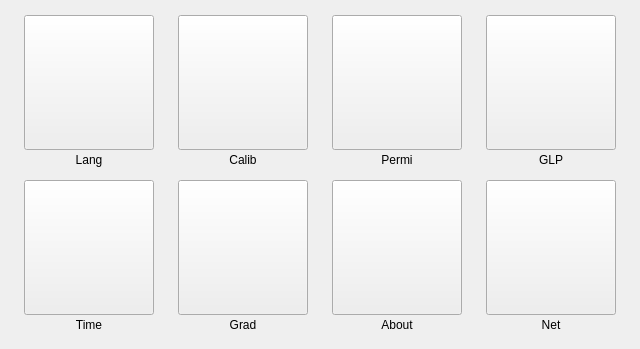
<?xml version="1.0" encoding="UTF-8"?>
<ui version="4.0">
 <class>SetupPageClass</class>
 <widget class="QWidget" name="SetupPageClass">
  <property name="geometry">
   <rect>
    <x>0</x>
    <y>0</y>
    <width>640</width>
    <height>349</height>
   </rect>
  </property>
  <property name="windowTitle">
   <string>Form</string>
  </property>
  <layout class="QGridLayout" name="gridLayout" rowstretch="15,154,11,154,15" columnstretch="24,130,24,130,24,130,24,130,24,0">
   <property name="margin">
    <number>0</number>
   </property>
   <property name="spacing">
    <number>0</number>
   </property>
   <item row="1" column="2">
    <spacer name="horizontalSpacer_3">
     <property name="orientation">
      <enum>Qt::Horizontal</enum>
     </property>
     <property name="sizeHint" stdset="0">
      <size>
       <width>12</width>
       <height>20</height>
      </size>
     </property>
    </spacer>
   </item>
   <item row="1" column="1">
    <layout class="QVBoxLayout" name="verticalLayout_8" stretch="130,18">
     <item>
      <widget class="BtnCtrl" name="globalBtn">
       <property name="sizePolicy">
        <sizepolicy hsizetype="Expanding" vsizetype="Expanding">
         <horstretch>0</horstretch>
         <verstretch>0</verstretch>
        </sizepolicy>
       </property>
       <property name="maximumSize">
        <size>
         <width>1000</width>
         <height>1000</height>
        </size>
       </property>
       <property name="styleSheet">
        <string notr="true"/>
       </property>
       <property name="text">
        <string/>
       </property>
      </widget>
     </item>
     <item>
      <widget class="QLabel" name="label">
       <property name="text">
        <string>Lang</string>
       </property>
       <property name="alignment">
        <set>Qt::AlignCenter</set>
       </property>
      </widget>
     </item>
    </layout>
   </item>
   <item row="0" column="1">
    <spacer name="verticalSpacer">
     <property name="orientation">
      <enum>Qt::Vertical</enum>
     </property>
     <property name="sizeHint" stdset="0">
      <size>
       <width>20</width>
       <height>8</height>
      </size>
     </property>
    </spacer>
   </item>
   <item row="1" column="0">
    <spacer name="horizontalSpacer">
     <property name="orientation">
      <enum>Qt::Horizontal</enum>
     </property>
     <property name="sizeHint" stdset="0">
      <size>
       <width>12</width>
       <height>20</height>
      </size>
     </property>
    </spacer>
   </item>
   <item row="1" column="5">
    <layout class="QVBoxLayout" name="verticalLayout_6" stretch="130,18">
     <item>
      <widget class="BtnCtrl" name="permitBtn">
       <property name="sizePolicy">
        <sizepolicy hsizetype="Expanding" vsizetype="Expanding">
         <horstretch>0</horstretch>
         <verstretch>0</verstretch>
        </sizepolicy>
       </property>
       <property name="maximumSize">
        <size>
         <width>1000</width>
         <height>1000</height>
        </size>
       </property>
       <property name="styleSheet">
        <string notr="true"/>
       </property>
       <property name="text">
        <string/>
       </property>
      </widget>
     </item>
     <item>
      <widget class="QLabel" name="label_5">
       <property name="text">
        <string>Permi</string>
       </property>
       <property name="alignment">
        <set>Qt::AlignCenter</set>
       </property>
      </widget>
     </item>
    </layout>
   </item>
   <item row="1" column="4">
    <spacer name="horizontalSpacer_4">
     <property name="orientation">
      <enum>Qt::Horizontal</enum>
     </property>
     <property name="sizeHint" stdset="0">
      <size>
       <width>12</width>
       <height>20</height>
      </size>
     </property>
    </spacer>
   </item>
   <item row="1" column="6">
    <spacer name="horizontalSpacer_5">
     <property name="orientation">
      <enum>Qt::Horizontal</enum>
     </property>
     <property name="sizeHint" stdset="0">
      <size>
       <width>12</width>
       <height>20</height>
      </size>
     </property>
    </spacer>
   </item>
   <item row="1" column="3">
    <layout class="QVBoxLayout" name="verticalLayout_7" stretch="130,18">
     <item>
      <widget class="BtnCtrl" name="calBtn">
       <property name="sizePolicy">
        <sizepolicy hsizetype="Expanding" vsizetype="Expanding">
         <horstretch>0</horstretch>
         <verstretch>0</verstretch>
        </sizepolicy>
       </property>
       <property name="maximumSize">
        <size>
         <width>1000</width>
         <height>1000</height>
        </size>
       </property>
       <property name="styleSheet">
        <string notr="true"/>
       </property>
       <property name="text">
        <string/>
       </property>
      </widget>
     </item>
     <item>
      <widget class="QLabel" name="label_3">
       <property name="text">
        <string>Calib</string>
       </property>
       <property name="alignment">
        <set>Qt::AlignCenter</set>
       </property>
      </widget>
     </item>
    </layout>
   </item>
   <item row="1" column="7">
    <layout class="QVBoxLayout" name="verticalLayout_5" stretch="130,18">
     <item>
      <widget class="BtnCtrl" name="glpBtn">
       <property name="sizePolicy">
        <sizepolicy hsizetype="Expanding" vsizetype="Expanding">
         <horstretch>1</horstretch>
         <verstretch>1</verstretch>
        </sizepolicy>
       </property>
       <property name="maximumSize">
        <size>
         <width>1000</width>
         <height>1000</height>
        </size>
       </property>
       <property name="styleSheet">
        <string notr="true"/>
       </property>
       <property name="text">
        <string/>
       </property>
       <property name="autoDefault">
        <bool>false</bool>
       </property>
       <property name="default">
        <bool>false</bool>
       </property>
       <property name="flat">
        <bool>false</bool>
       </property>
      </widget>
     </item>
     <item>
      <widget class="QLabel" name="label_4">
       <property name="text">
        <string>GLP</string>
       </property>
       <property name="alignment">
        <set>Qt::AlignCenter</set>
       </property>
      </widget>
     </item>
    </layout>
   </item>
   <item row="2" column="1">
    <spacer name="verticalSpacer_3">
     <property name="orientation">
      <enum>Qt::Vertical</enum>
     </property>
     <property name="sizeHint" stdset="0">
      <size>
       <width>20</width>
       <height>6</height>
      </size>
     </property>
    </spacer>
   </item>
   <item row="3" column="0">
    <spacer name="horizontalSpacer_2">
     <property name="orientation">
      <enum>Qt::Horizontal</enum>
     </property>
     <property name="sizeHint" stdset="0">
      <size>
       <width>12</width>
       <height>20</height>
      </size>
     </property>
    </spacer>
   </item>
   <item row="3" column="1">
    <layout class="QVBoxLayout" name="verticalLayout_4" stretch="130,18">
     <item>
      <widget class="BtnCtrl" name="timeBtn">
       <property name="sizePolicy">
        <sizepolicy hsizetype="Expanding" vsizetype="Expanding">
         <horstretch>0</horstretch>
         <verstretch>0</verstretch>
        </sizepolicy>
       </property>
       <property name="maximumSize">
        <size>
         <width>1000</width>
         <height>1000</height>
        </size>
       </property>
       <property name="styleSheet">
        <string notr="true"/>
       </property>
       <property name="text">
        <string/>
       </property>
      </widget>
     </item>
     <item>
      <widget class="QLabel" name="label_2">
       <property name="text">
        <string>Time</string>
       </property>
       <property name="alignment">
        <set>Qt::AlignCenter</set>
       </property>
      </widget>
     </item>
    </layout>
   </item>
   <item row="3" column="2">
    <spacer name="horizontalSpacer_7">
     <property name="orientation">
      <enum>Qt::Horizontal</enum>
     </property>
     <property name="sizeHint" stdset="0">
      <size>
       <width>12</width>
       <height>20</height>
      </size>
     </property>
    </spacer>
   </item>
   <item row="3" column="4">
    <spacer name="horizontalSpacer_8">
     <property name="orientation">
      <enum>Qt::Horizontal</enum>
     </property>
     <property name="sizeHint" stdset="0">
      <size>
       <width>12</width>
       <height>20</height>
      </size>
     </property>
    </spacer>
   </item>
   <item row="3" column="5">
    <layout class="QVBoxLayout" name="verticalLayout_2" stretch="130,18">
     <item>
      <widget class="BtnCtrl" name="msgBtn">
       <property name="sizePolicy">
        <sizepolicy hsizetype="Expanding" vsizetype="Expanding">
         <horstretch>0</horstretch>
         <verstretch>0</verstretch>
        </sizepolicy>
       </property>
       <property name="maximumSize">
        <size>
         <width>1000</width>
         <height>1000</height>
        </size>
       </property>
       <property name="styleSheet">
        <string notr="true"/>
       </property>
       <property name="text">
        <string/>
       </property>
      </widget>
     </item>
     <item>
      <widget class="QLabel" name="label_6">
       <property name="text">
        <string>About</string>
       </property>
       <property name="alignment">
        <set>Qt::AlignCenter</set>
       </property>
      </widget>
     </item>
    </layout>
   </item>
   <item row="3" column="6">
    <spacer name="horizontalSpacer_9">
     <property name="orientation">
      <enum>Qt::Horizontal</enum>
     </property>
     <property name="sizeHint" stdset="0">
      <size>
       <width>12</width>
       <height>20</height>
      </size>
     </property>
    </spacer>
   </item>
   <item row="4" column="1">
    <spacer name="verticalSpacer_2">
     <property name="orientation">
      <enum>Qt::Vertical</enum>
     </property>
     <property name="sizeHint" stdset="0">
      <size>
       <width>20</width>
       <height>8</height>
      </size>
     </property>
    </spacer>
   </item>
   <item row="3" column="3">
    <layout class="QVBoxLayout" name="verticalLayout" stretch="130,18">
     <item>
      <widget class="BtnCtrl" name="gridBtn">
       <property name="sizePolicy">
        <sizepolicy hsizetype="Expanding" vsizetype="Expanding">
         <horstretch>1</horstretch>
         <verstretch>1</verstretch>
        </sizepolicy>
       </property>
       <property name="maximumSize">
        <size>
         <width>1000</width>
         <height>1000</height>
        </size>
       </property>
       <property name="styleSheet">
        <string notr="true"/>
       </property>
       <property name="text">
        <string/>
       </property>
      </widget>
     </item>
     <item>
      <widget class="QLabel" name="label_8">
       <property name="text">
        <string>Grad</string>
       </property>
       <property name="alignment">
        <set>Qt::AlignCenter</set>
       </property>
      </widget>
     </item>
    </layout>
   </item>
   <item row="3" column="7">
    <layout class="QVBoxLayout" name="verticalLayout_3" stretch="130,18">
     <item>
      <widget class="BtnCtrl" name="netBtn">
       <property name="sizePolicy">
        <sizepolicy hsizetype="Expanding" vsizetype="Expanding">
         <horstretch>0</horstretch>
         <verstretch>0</verstretch>
        </sizepolicy>
       </property>
       <property name="maximumSize">
        <size>
         <width>1000</width>
         <height>1000</height>
        </size>
       </property>
       <property name="styleSheet">
        <string notr="true"/>
       </property>
       <property name="text">
        <string/>
       </property>
      </widget>
     </item>
     <item>
      <widget class="QLabel" name="label_7">
       <property name="text">
        <string>Net</string>
       </property>
       <property name="alignment">
        <set>Qt::AlignCenter</set>
       </property>
      </widget>
     </item>
    </layout>
   </item>
   <item row="3" column="8" colspan="2">
    <spacer name="horizontalSpacer_10">
     <property name="orientation">
      <enum>Qt::Horizontal</enum>
     </property>
     <property name="sizeHint" stdset="0">
      <size>
       <width>12</width>
       <height>20</height>
      </size>
     </property>
    </spacer>
   </item>
   <item row="1" column="8" colspan="2">
    <spacer name="horizontalSpacer_6">
     <property name="orientation">
      <enum>Qt::Horizontal</enum>
     </property>
     <property name="sizeHint" stdset="0">
      <size>
       <width>12</width>
       <height>20</height>
      </size>
     </property>
    </spacer>
   </item>
  </layout>
 </widget>
 <customwidgets>
  <customwidget>
   <class>BtnCtrl</class>
   <extends>QPushButton</extends>
   <header>btnctrl.h</header>
  </customwidget>
 </customwidgets>
 <resources>
  <include location="weiduodianzi.qrc"/>
 </resources>
 <connections/>
</ui>
